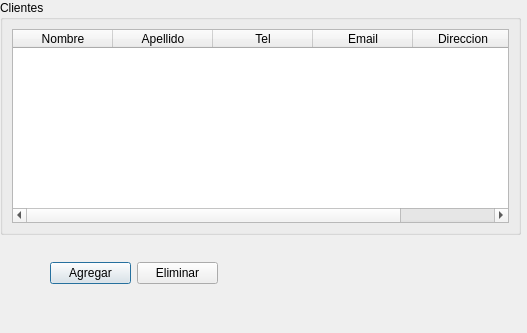
<?xml version="1.0" encoding="UTF-8"?>
<ui version="4.0">
 <class>DialogClientes</class>
 <widget class="QDialog" name="DialogClientes">
  <property name="geometry">
   <rect>
    <x>0</x>
    <y>0</y>
    <width>527</width>
    <height>333</height>
   </rect>
  </property>
  <property name="windowTitle">
   <string>Dialog</string>
  </property>
  <widget class="QGroupBox" name="groupBox">
   <property name="geometry">
    <rect>
     <x>0</x>
     <y>0</y>
     <width>521</width>
     <height>235</height>
    </rect>
   </property>
   <property name="title">
    <string>Clientes</string>
   </property>
   <layout class="QHBoxLayout" name="horizontalLayout">
    <item>
     <widget class="QTableWidget" name="tableWidget">
      <column>
       <property name="text">
        <string>Nombre</string>
       </property>
      </column>
      <column>
       <property name="text">
        <string>Apellido</string>
       </property>
      </column>
      <column>
       <property name="text">
        <string>Tel</string>
       </property>
      </column>
      <column>
       <property name="text">
        <string>Email</string>
       </property>
      </column>
      <column>
       <property name="text">
        <string>Direccion</string>
       </property>
      </column>
     </widget>
    </item>
   </layout>
  </widget>
  <widget class="QWidget" name="">
   <property name="geometry">
    <rect>
     <x>50</x>
     <y>260</y>
     <width>168</width>
     <height>26</height>
    </rect>
   </property>
   <layout class="QHBoxLayout" name="horizontalLayout_2">
    <item>
     <widget class="QPushButton" name="pushButton_Agregar">
      <property name="text">
       <string>Agregar</string>
      </property>
     </widget>
    </item>
    <item>
     <widget class="QPushButton" name="pushButton_Eliminar">
      <property name="text">
       <string>Eliminar</string>
      </property>
     </widget>
    </item>
   </layout>
  </widget>
 </widget>
 <resources/>
 <connections/>
</ui>
